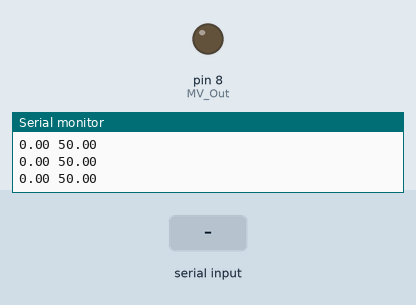
The sketch below on a simulated Arduino Uno, built with avr-gcc and run on an emulated ATmega328P. Parts: output pins drawn as LEDs (lit = HIGH), the last lines printed to the serial monitor. The inputs (shaded band) are chosen by the test bench.

Above: at 1.2 s.
1.3 s: "o90\n" received over Serial
At 1.6 s:
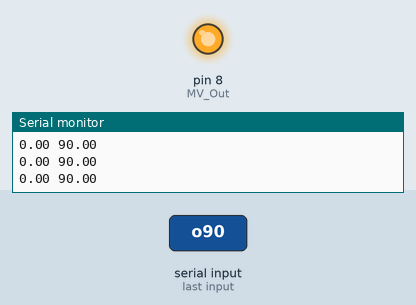
2.8 s: "o,45\n" received over Serial
At 4.1 s:
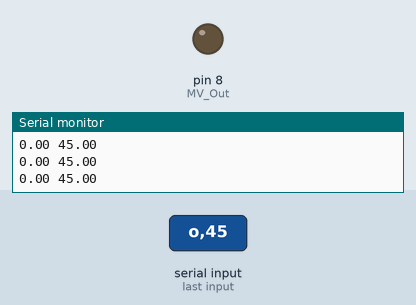
Timing chart, 0 to 5.8 s (numbered marks = the images above; inputs shaded):
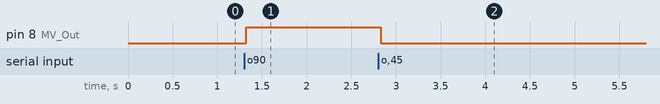

Measured:
- after the input at 1.3 s, pin 8 (MV_Out): LOW → HIGH at once
- after the input at 2.8 s, pin 8 (MV_Out): HIGH → LOW at once

The sketch:

PID_Modeling.ino
```cpp
/*
   POJETO DE MODELAGEM DE PID

   Author: Eng. Renato Augusto

   OBJETIVO: O objetivo da construção desse projeto se deve ao desafio de modelar e projetar um controlador PID utilizando recursos de uma placa 8 bits (Arduino).

   Este programa não substitui um controlador PID e nem possui esse objetivo, os resultados obtidos serão usados posteriormente para fins de cálculos dos parametros de controle.
   Todo o programa se encontra em "Malha Aberta", modo manual dos controladores PID tradicionais.

   Alguma siglas serão adotadas e seus significados estão diretamente relacionadas ao uso comum em matérias de controles industrais.

   MV = Variável manipulada ou saída do controlador.
   PV = Variável do processo
   SP = SetPoint, valor desejado para a variável de processo.

   **************************************************************************************************************************************************************************************
   *                                                                                  IMPORTANTE
   **************************************************************************************************************************************************************************************
   *  É POSSÍVEL UTILIZAR ESSE PROGRAMA COM QUALQUER GRANDEZA FÍSICA, SEJA ELA, TEMPERATURA, VAZÃO, NÍVEL, PRESSÃO, VELOCIDADE .... DESDE QUE SEJA TOMADO OS CUIDADOS PARA AS TRATATIVAS
   *  DE ENTRADAS PARA A PV. ATENTAR AO USO DAS BIBLIOTECAS FUNDAMENTAIS PARA QUE NÃO SE TENHA NENHUM PROBLEMA AO UTILIZAR O PROGRAMA.
   **************************************************************************************************************************************************************************************

   Este projeto é livre e poderá ser melhorado e modificado conforme necessidade do usuário, desde que seja comentado quem foi o criador do arquivo, assim como o seu link de origem.

   Todo o esquemático, fotos e desenhos estão disponíveis na página do Github abaixo.

   Github: https://github.com/renatoaugustii

   Atribuição-NãoComercial -  Sujeito a punições legais

   **  CONTROLE DE VERSÕES **
   Versão: 1.0 - Por Renato Augusto
   Data: 11/07/2020
   Belo Horizonte - MG / Brasil

   (Se realizar alguma modificação no projeto identifique o número da versão acima)

   Qualquer dúvida ou sujestão entre em contato:
   renato.augusto.correa@outlook.com

*/

/** ESCOBO DE INICIALIZAÇÃO DE VARIÁVEIS **/

const int analogPin = 0; // Entrada Analógica que será usado para gerar valores da PV
const int MV_Out = 8; // Define saída física para controle proporcional em PWM.

/** INICIALIZAÇÃO DA VARIÁVEIS -  EDITAR CONFORME NECESSIDADE **/
float PV = 0; // Inicia variavel da PV em Zero
float MV = 50; //Iniciar Variável de controle em 50
int Ta = 1000; // Tempo de amostragem, para geração do gráfico


void setup() {

  pinMode(analogPin, INPUT); // Define pino de analogica como entrada física
  pinMode(MV_Out,OUTPUT); // Define saída física
  Serial.begin(9600); // Taxa de comunicação padrão baud rate
}

void loop() {
/************************
 *       ATENÇÃO        *
 *  NO MONITOR SERIAL DIGITE A LETRA 'O' SEM ASPAS E O VALOR DESEJADO PARA A MV, CONFORME O EXEMPLO:
 *
 *  EXEMPLO: O35 (COLOCA A MV EM 35%)
 ************************/

  if (Serial.available()>0)
  {
    char reading  = Serial.read();
        switch(reading)
        {
            case 'o': //change MV_manual
              reading = Serial.parseFloat();
              MV = reading;
              Serial.println(MV);
            break;
        }
   }


  if (MV>100){MV=100;} // Interlock upper value
  if (MV<0){MV=0;} // Interlock lower value

  /*** PRINT USING PLOTTER OR MONITOR SERIAL ***/
  Serial.print(PV);
  Serial.print(" ");
  Serial.println(MV);

  /********** CONVERT MV TO PWM *****************/
  analogWrite(MV_Out,map(MV,0,100,0,255));
  //delay(Ta*1);
}
```
